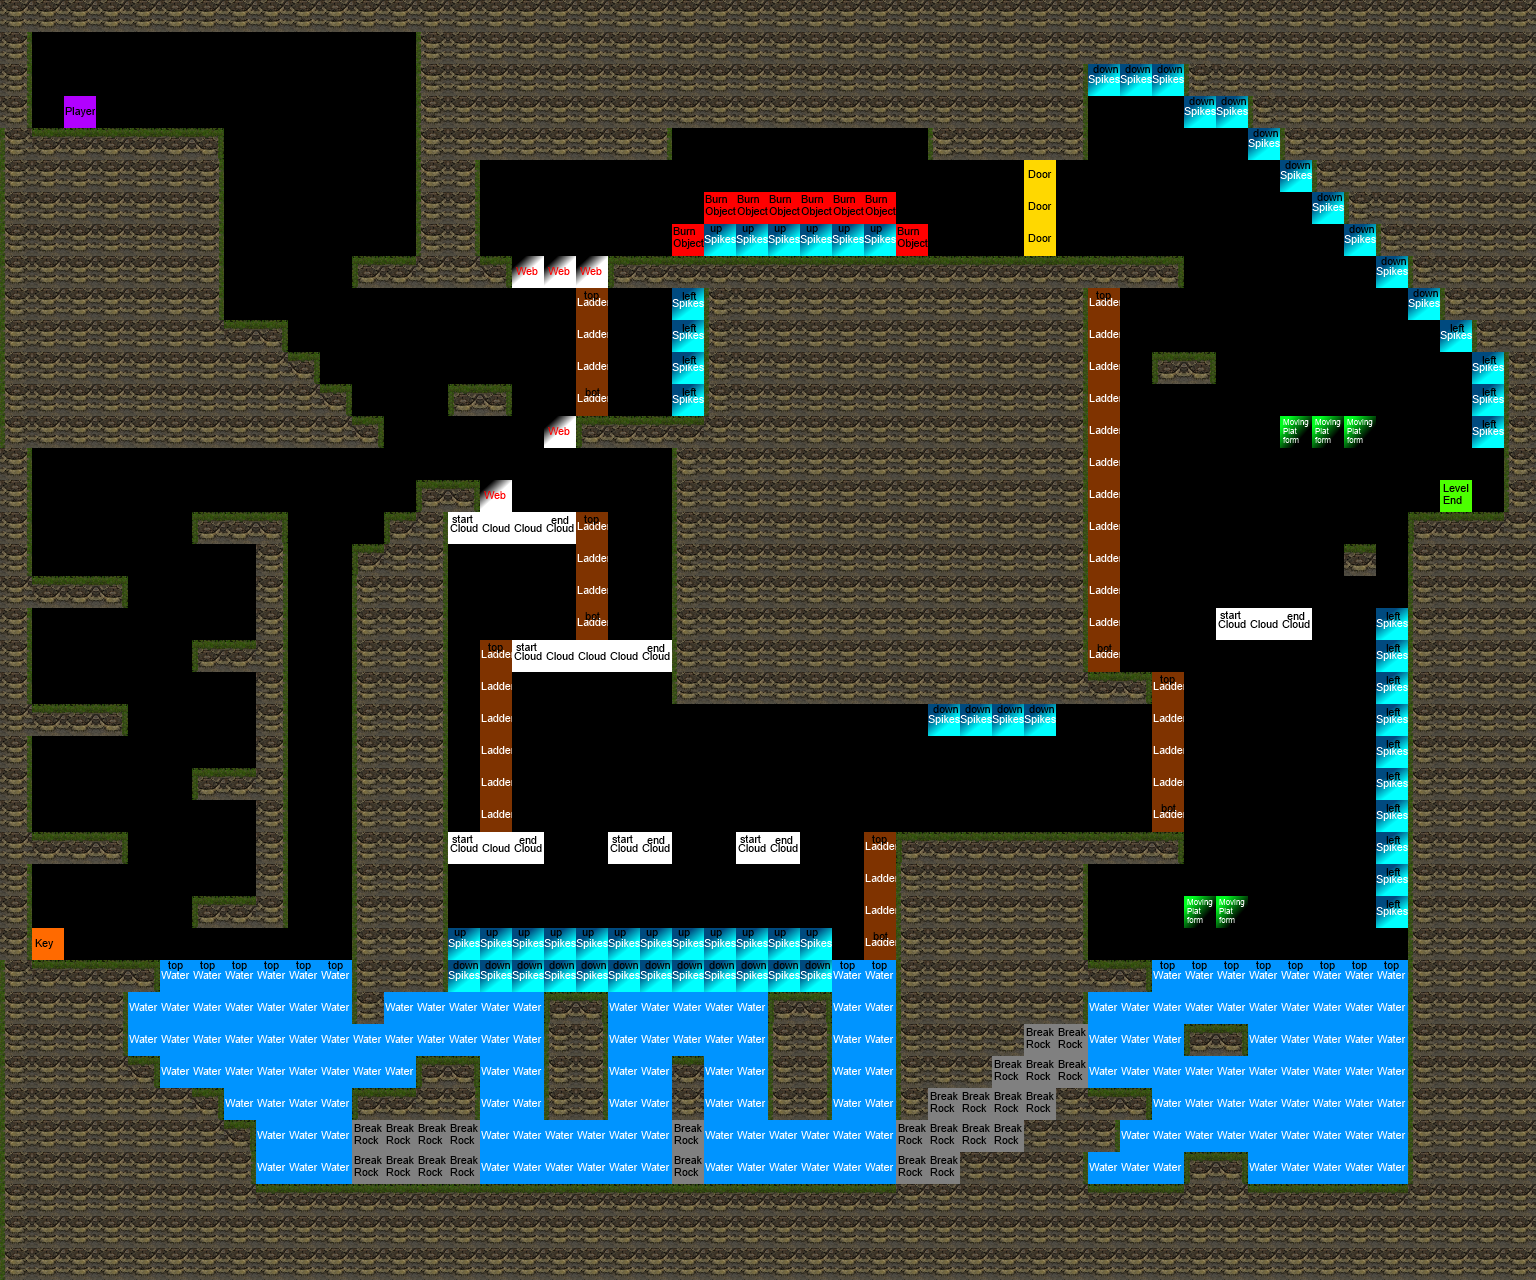

A 2D game scene composited from a Tiled map and its tileset images. What follows is a short description and the map's XML, with each tile layer's data collapsed to a summary:
An orthogonal 48x40 tile map with 32x32 px tiles, 2 tile layers (Background, Objects), 2 tilesets.

<map version="1.0" orientation="orthogonal" width="48" height="40" tilewidth="32" tileheight="32">
 <tileset firstgid="1" name="basicTiles" tilewidth="32" tileheight="32">
  <image source="basicTiles.png" width="128" height="256" />
 </tileset>
 <tileset firstgid="33" name="tmw_desert_spacing" tilewidth="32" tileheight="32" spacing="1">
  <image source="tmw_desert_spacing.png" width="265" height="199" />
 </tileset>
 <layer name="Background" width="48" height="40">
  <data>[1920 cells, 39 non-empty, 3 distinct tile ids]</data>
 </layer>
 <layer name="Objects" width="48" height="40">
  <data>[1920 cells, 1270 non-empty, 25 distinct tile ids]</data>
 </layer>
</map>
